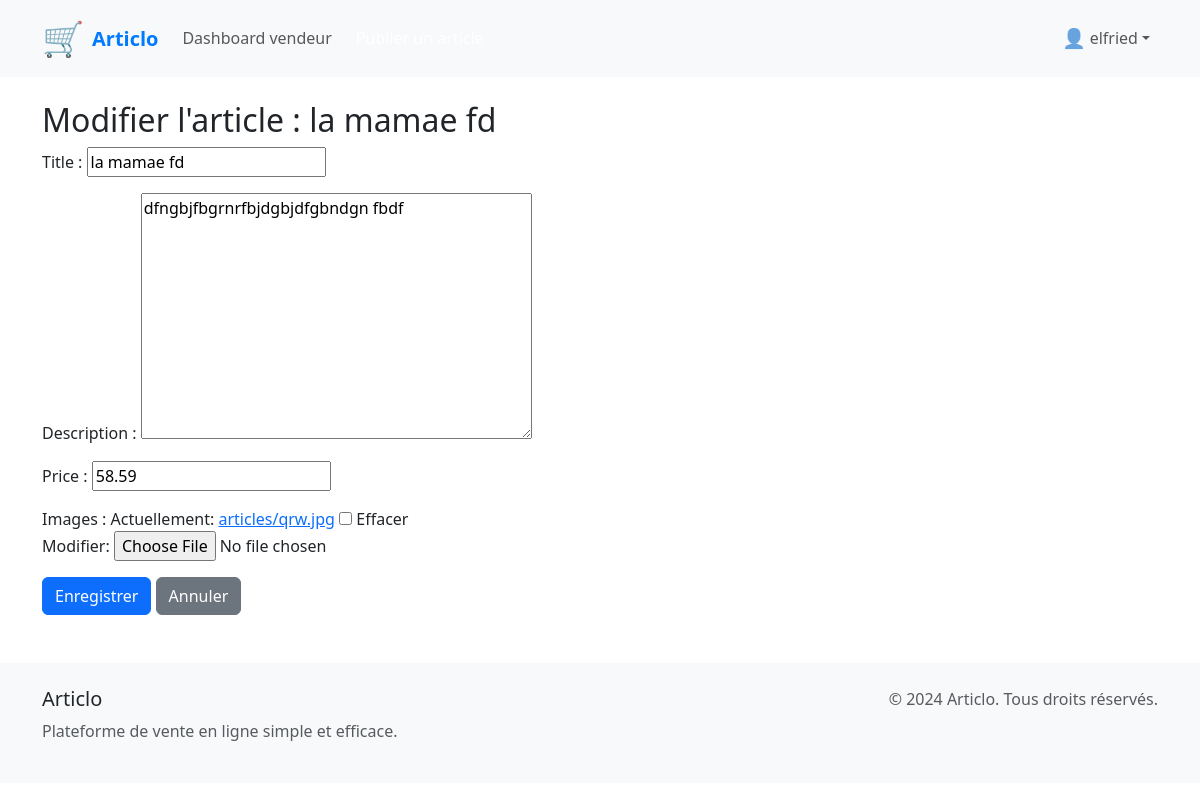
Screenshot of /dashboard/article/28/edit/ (signed in) with the database file from the repository.
### users/models.py (models this page shows, shortened)
class User(AbstractUser):
    ROLE_CHOICES = (
        ('admin', 'Administrateur'),
        ('seller', 'Vendeur'),
        ('client', 'Client'),
    )
    role = models.CharField(max_length=10, choices=ROLE_CHOICES, default='client')
    whatsapp_number = models.CharField(max_length=20, blank=True, null=True, help_text="Numéro WhatsApp pour les vendeurs")
    groups = models.ManyToManyField(
        'auth.Group',
        verbose_name='groups',
        blank=True,
        help_text='The groups this user belongs to.',
        related_name='custom_user_set',
        related_query_name='custom_user',
    )
    user_permissions = models.ManyToManyField(
        'auth.Permission',
        verbose_name='user permissions',
        blank=True,
        help_text='Specific permissions for this user.',
        related_name='custom_user_set',
        related_query_name='custom_user',
    )

### articles/models.py (models this page shows, shortened)
class Article(models.Model):
    title = models.CharField(max_length=255)
    description = models.TextField()
    price = models.DecimalField(max_digits=10, decimal_places=2)
    images = models.ImageField(upload_to='articles/', blank=True, null=True)
    seller = models.ForeignKey(User, on_delete=models.CASCADE, related_name='articles')
    created_at = models.DateTimeField(auto_now_add=True)

### dashboard/views.py (the view)
# urls.py: path('<int:article_id>/edit/', views.edit_article, name='edit'),
@login_required
def edit_article(request, article_id):
    user = request.user
    article = get_object_or_404(Article, id=article_id, seller=user)
    if request.method == 'POST':
        form = ArticleForm(request.POST, request.FILES, instance=article)
        if form.is_valid():
            form.save()
            return redirect('seller_dashboard')
    else:
        form = ArticleForm(instance=article)
    return render(request, 'dashboard/edit_article.html', {'form': form, 'article': article})

### dashboard/views.py
class ArticleForm(forms.ModelForm):
    class Meta:
        model = Article
        fields = ['title', 'description', 'price', 'images']

### dashboard/templates/dashboard/edit_article.html (shortened to what this page needs)
{% extends 'base.html' %}
{% block content %}
<div class="container mt-4">
    <h2>Modifier l'article : {{ article.title }}</h2>
    <form method="post" enctype="multipart/form-data">
        {{ form.as_p }}
        <button type="submit" class="btn btn-primary">Enregistrer</button>
        <a href="{% url 'seller_dashboard' %}" class="btn btn-secondary">Annuler</a>
    </form>
</div>
{% endblock %}

### templates/base.html (shortened to what this page needs)
<!DOCTYPE html>
<html lang="fr">
<head>
    <link href="https://cdn.jsdelivr.net/npm/bootstrap@5.3.0/dist/css/bootstrap.min.css" rel="stylesheet">
</head>
<body>
    <nav class="navbar navbar-expand-lg navbar-light bg-light">
        <div class="container">
            <a class="navbar-brand d-flex align-items-center" href="{% url 'home' %}">
                <span style="font-size:1.7em;">🛒</span>
                <span class="ms-2" style="font-weight:bold; color:#007bff;">Articlo</span>
            </a>
            <div class="collapse navbar-collapse" id="navbarNav">
                <ul class="navbar-nav me-auto">
                    {% if user.is_authenticated and user.role == 'seller' %}
                        <li class="nav-item">
                            <a class="nav-link" href="{% url 'seller_dashboard' %}"> Dashboard vendeur</a>
                        </li>
                        <li class="nav-item">
                            <a class="nav-link btn btn-success text-white ms-2" href="{% url 'articles:create' %}"> Publier un article</a>
                        </li>
                    {% endif %}
                </ul>
                <ul class="navbar-nav">
                    {% if user.is_authenticated %}
                        <li class="nav-item dropdown">
                            <a class="nav-link dropdown-toggle d-flex align-items-center" href="#" id="navbarDropdown" role="button" data-bs-toggle="dropdown">
                                <span style="font-size:1.2em;">👤</span>
                                <span class="ms-1">{{ user.first_name|default:user.username }}</span>
                            </a>
                        </li>
                    {% endif %}
                </ul>
            </div>
        </div>
    </nav>
    <main>
        {% block content %}
        {% endblock %}
    </main>
    <footer class="py-4 mt-5">
        <div class="container">
            <div class="row">
                <div class="col-md-6">
                    <h5>Articlo</h5>
                    <p class="text-muted">Plateforme de vente en ligne simple et efficace.</p>
                </div>
                <div class="col-md-6 text-md-end">
                    <p class="text-muted">&copy; 2024 Articlo. Tous droits réservés.</p>
                </div>
            </div>
        </div>
    </footer>
</body>
</html>

### templates/base.html (style rules this page uses)
.navbar-brand { font-weight: bold; color: #007bff !important; }
footer { background-color: #f8f9fa; margin-top: 50px; }

### rows the page displays
User: first_name "elfried"
Article: title "la mamae fd", description "dfngbjfbgrnrfbjdgbjdfgbndgn fbdf", price "58.59"
